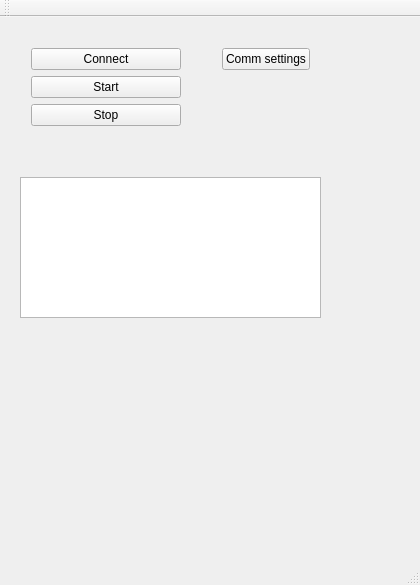
<?xml version="1.0" encoding="UTF-8"?>
<ui version="4.0">
 <class>MainWindow</class>
 <widget class="QMainWindow" name="MainWindow">
  <property name="geometry">
   <rect>
    <x>0</x>
    <y>0</y>
    <width>420</width>
    <height>585</height>
   </rect>
  </property>
  <property name="windowTitle">
   <string>Wood router control</string>
  </property>
  <widget class="QWidget" name="centralWidget">
   <widget class="QTextEdit" name="textEdit">
    <property name="geometry">
     <rect>
      <x>20</x>
      <y>160</y>
      <width>301</width>
      <height>141</height>
     </rect>
    </property>
   </widget>
   <widget class="QWidget" name="horizontalLayoutWidget">
    <property name="geometry">
     <rect>
      <x>20</x>
      <y>20</y>
      <width>301</width>
      <height>101</height>
     </rect>
    </property>
    <layout class="QHBoxLayout" name="horizontalLayout">
     <item>
      <layout class="QVBoxLayout" name="verticalLayout">
       <item>
        <widget class="QPushButton" name="connectButton">
         <property name="sizePolicy">
          <sizepolicy hsizetype="Fixed" vsizetype="Fixed">
           <horstretch>0</horstretch>
           <verstretch>0</verstretch>
          </sizepolicy>
         </property>
         <property name="minimumSize">
          <size>
           <width>150</width>
           <height>0</height>
          </size>
         </property>
         <property name="text">
          <string>Connect</string>
         </property>
        </widget>
       </item>
       <item>
        <widget class="QPushButton" name="startButton">
         <property name="text">
          <string>Start</string>
         </property>
        </widget>
       </item>
       <item>
        <widget class="QPushButton" name="stopButton">
         <property name="text">
          <string>Stop</string>
         </property>
        </widget>
       </item>
      </layout>
     </item>
     <item>
      <spacer name="horizontalSpacer">
       <property name="orientation">
        <enum>Qt::Horizontal</enum>
       </property>
       <property name="sizeHint" stdset="0">
        <size>
         <width>40</width>
         <height>20</height>
        </size>
       </property>
      </spacer>
     </item>
     <item>
      <layout class="QVBoxLayout" name="verticalLayout_2">
       <item>
        <widget class="QPushButton" name="pushButton">
         <property name="text">
          <string>Comm settings</string>
         </property>
        </widget>
       </item>
       <item>
        <spacer name="verticalSpacer">
         <property name="orientation">
          <enum>Qt::Vertical</enum>
         </property>
         <property name="sizeHint" stdset="0">
          <size>
           <width>20</width>
           <height>40</height>
          </size>
         </property>
        </spacer>
       </item>
      </layout>
     </item>
    </layout>
   </widget>
  </widget>
  <widget class="QMenuBar" name="menuBar">
   <property name="geometry">
    <rect>
     <x>0</x>
     <y>0</y>
     <width>420</width>
     <height>19</height>
    </rect>
   </property>
  </widget>
  <widget class="QToolBar" name="mainToolBar">
   <attribute name="toolBarArea">
    <enum>TopToolBarArea</enum>
   </attribute>
   <attribute name="toolBarBreak">
    <bool>false</bool>
   </attribute>
  </widget>
  <widget class="QStatusBar" name="statusBar"/>
 </widget>
 <layoutdefault spacing="6" margin="11"/>
 <resources/>
 <connections/>
</ui>
